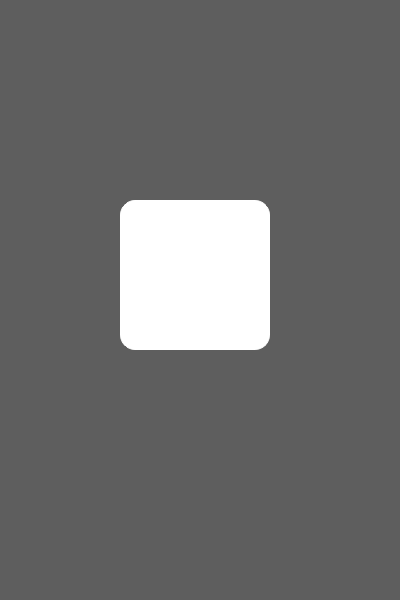
<?xml version="1.0" encoding="UTF-8"?>
<ui version="4.0">
 <class>BusyPage</class>
 <widget class="QWidget" name="BusyPage">
  <property name="geometry">
   <rect>
    <x>0</x>
    <y>0</y>
    <width>400</width>
    <height>600</height>
   </rect>
  </property>
  <property name="minimumSize">
   <size>
    <width>0</width>
    <height>0</height>
   </size>
  </property>
  <property name="windowTitle">
   <string>Form</string>
  </property>
  <property name="autoFillBackground">
   <bool>false</bool>
  </property>
  <property name="styleSheet">
   <string notr="true">background-color: rgb(0, 0, 0, 100);</string>
  </property>
  <widget class="QWidget" name="tray" native="true">
   <property name="geometry">
    <rect>
     <x>120</x>
     <y>200</y>
     <width>150</width>
     <height>150</height>
    </rect>
   </property>
   <property name="styleSheet">
    <string notr="true">background-color: rgb(255, 255, 255);
border:1px solid rgb(255, 255, 255);
border-radius:15px;</string>
   </property>
   <widget class="QLabel" name="gifLabel">
    <property name="geometry">
     <rect>
      <x>25</x>
      <y>25</y>
      <width>100</width>
      <height>100</height>
     </rect>
    </property>
    <property name="minimumSize">
     <size>
      <width>100</width>
      <height>100</height>
     </size>
    </property>
    <property name="maximumSize">
     <size>
      <width>100</width>
      <height>100</height>
     </size>
    </property>
    <property name="text">
     <string/>
    </property>
   </widget>
  </widget>
 </widget>
 <resources/>
 <connections/>
</ui>
